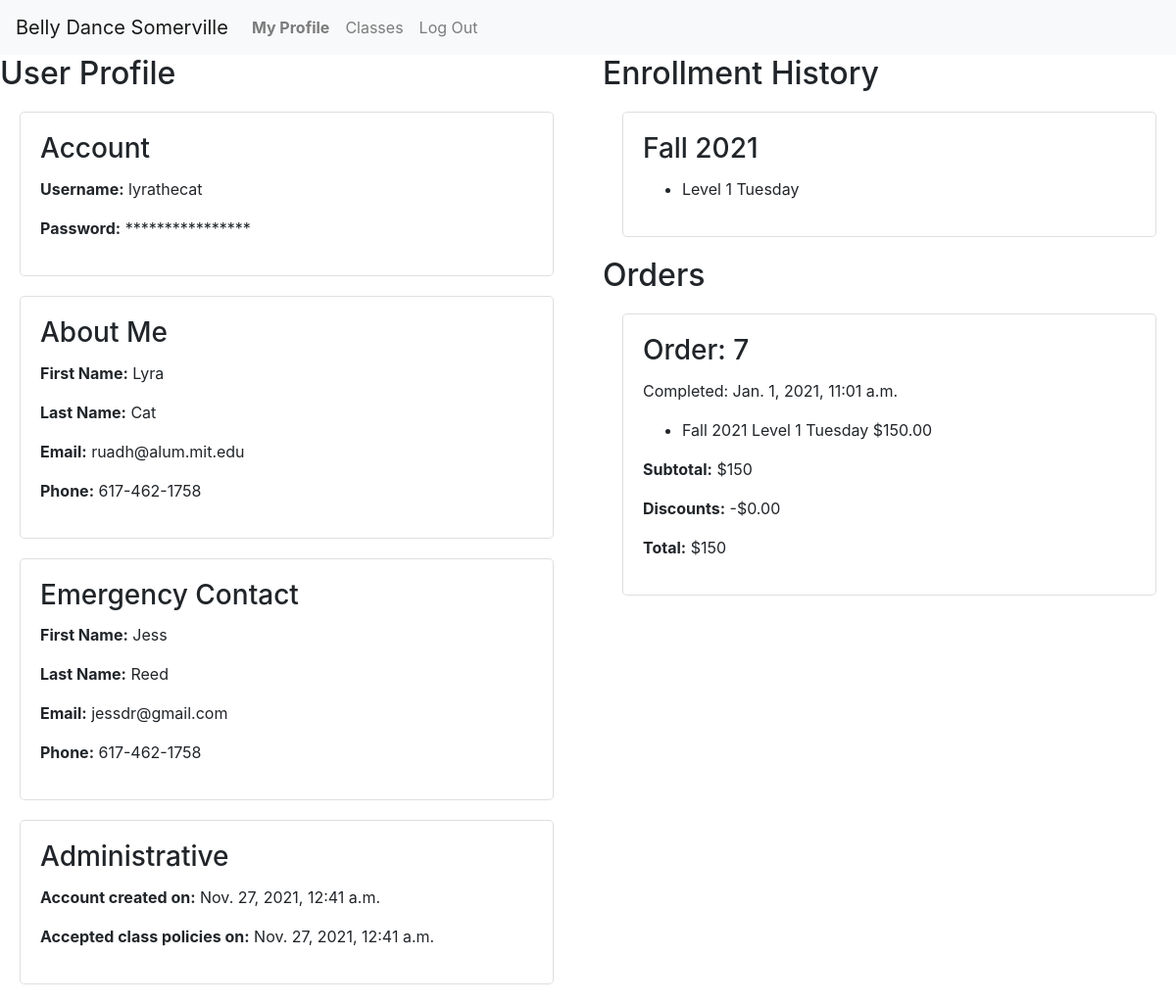
/users/31 (signed in), run on the app's committed database.
### enrollment/models.py (models this page shows, shortened)
class User(AbstractUser):
    timezones = tuple(zip(pytz.all_timezones, pytz.all_timezones))
    timezone = models.CharField(max_length=32, choices=timezones,
                                default=settings.DEFAULT_TIMEZONE)
    first_name = models.CharField(max_length=128, null=True, blank=True)
    last_name = models.CharField(max_length=128, null=True, blank=True)
    email = models.EmailField(max_length=254, null=False, blank=False)
    phone = models.CharField(max_length=32, null=True, blank=True)
    emergency_first = models.CharField(max_length=128, null=True, blank=True)
    emergency_last = models.CharField(max_length=128, null=True, blank=True)
    emergency_email = models.EmailField(max_length=254, null=True, blank=True)
    emergency_phone = models.CharField(max_length=32, null=True, blank=True)
    accept_terms = models.DateTimeField(null=True, blank=True)

class Semester(models.Model):
    name = models.CharField(max_length=128, null=False, blank=False)
    start_date = models.DateField(null=False, blank=False)
    end_date = models.DateField(null=False, blank=False)
    registration_open = models.DateTimeField(null=False, blank=False)
    registration_close = models.DateTimeField(null=False, blank=False)
    recital_date = models.DateTimeField(null=True, blank=True)
    hide = models.BooleanField(default=True, null=True, blank=False)

class LineItem(models.Model):
    order = models.ForeignKey(Order, on_delete=PROTECT,
                              null=False, blank=False, related_name='line_items')
    offering = models.ForeignKey(
        Offering, on_delete=PROTECT, null=False, blank=False, related_name='line_items')
    planned_absences = models.CharField(max_length=1024, null=True, blank=True)
    price = models.DecimalField(
        max_digits=6, decimal_places=2, null=False, blank=False)

class Offering(models.Model):
    course = models.ForeignKey(
        Course, on_delete=PROTECT, null=False, blank=False, related_name='offerings')
    semester = models.ForeignKey(
        Semester, on_delete=PROTECT, null=False, blank=False, related_name='offerings')
    location = models.ForeignKey(
        Location, on_delete=PROTECT, null=False, blank=False, related_name='offerings')
    stored_title = models.CharField(max_length=64, null=True, blank=True)
    stored_subtitle = models.CharField(max_length=256, null=True, blank=True)
    price = models.DecimalField(
        max_digits=7, decimal_places=2, null=False, blank=False)
    weekday = models.IntegerField(
        choices=settings.WEEKDAYS, null=False, blank=False)
    start_time = models.TimeField(null=False, blank=False)
    end_time = models.TimeField(null=False, blank=False)
    start_date = models.DateField(null=False, blank=False)
    end_date = models.DateField(null=False, blank=False)
    backup_date = models.DateField(null=False, blank=False)
    capacity = models.IntegerField(null=False, blank=False)
    schedule_notes = models.CharField(max_length=2048, null=True, blank=True)
    notes = models.CharField(max_length=2048, null=True, blank=True)
    @property
    def weekday_name(self):
        return settings.WEEKDAYS[self.weekday][1]

class Order(models.Model):
    student = models.ForeignKey(
        User, on_delete=PROTECT, null=False, blank=False, related_name='orders')
    discount = models.DecimalField(
        max_digits=8, decimal_places=2, null=True, blank=True)
    completed = models.DateTimeField(null=True, blank=True)
    @property
    def subtotal(self):
        try:
            amount = self.line_items.aggregate(Sum('price'))['price__sum']
        except Exception:
            return 0
        return 0 if amount == None else amount
    @property
    def total(self):
        return self.subtotal - self.discount if self.discount != None else self.subtotal

### enrollment/views.py (the view)
# urls.py: path('users/<int:id>', views.view_profile, name='view_profile'),
@login_required
def view_profile(request, id):
    if request.user.id == id or request.user.is_staff:
        try:
            profile = User.objects.get(id=id)
        except User.DoesNotExist:
            return render(request, 'enrollment/profile.html', {
                'orders': None,
                'message': f'User {id} not found.'
            })
        semesters = Semester.objects.filter(
            offerings__line_items__order__student=id).order_by('-start_date')
        for semester in semesters:
            semester.enrollments = LineItem.objects.filter(order__student=id).filter(
                offering__semester=semester).exclude(order__completed=None)
        orders = completed_orders(request, id).order_by('-completed')
        for order in orders:
            order.items = order.line_items.all()
        return render(request, 'enrollment/profile.html', {
            'orders': orders,
            'semesters': semesters,
            'profile': profile
        })
    else:
        return render(request, 'enrollment/profile.html', {
            'orders': None,
            'message': 'You may not view other users\' profiles'
        })

### enrollment/context_processors.py (called while the page is built)
def global_settings(request):
    return {
    'DEFAULT_TIMEZONE': settings.DEFAULT_TIMEZONE,
    'SCHOOL_NAME': settings.SCHOOL_NAME,
    'SCHOOL_POLICIES': settings.SCHOOL_POLICIES,
    'NO_OFFERINGS': settings.NO_OFFERINGS,
    }

### enrollment/views.py (called while the page is built)
def completed_orders(request, user):
    try:
        orders = Order.objects.filter(student=user).exclude(completed=None)
    except Order.DoesNotExist:
        return None
    return orders

### enrollment/templates/enrollment/profile.html (shortened to what this page needs)
{% extends "enrollment/layout.html" %}
{% block body %}
<div class="row">
    {% if profile %}
    <div class="col-md">
        <h2>User Profile</h2>
        <div class="card">
            <div class="card-body">
                <h3 class="card-title">Account</h3>
                <p><span class="label">Username:</span> {{profile.username}}</p>
                <p><span class="label">Password:</span> ****************</p>
            </div>
        </div>
        <div class="card">
            <div class="card-body">
                <h3 class="card-title">About Me</h3>
                <p><span class="label">First Name:</span> {{profile.first_name}}</p>
                <p><span class="label">Last Name:</span> {{profile.last_name}}</p>
                <p><span class="label">Email:</span> {{profile.email}}</p>
                <p><span class="label">Phone:</span> {{profile.phone}}</p>
            </div>
        </div>
        <div class="card">
            <div class="card-body">
                <h3 class="card-title">Emergency Contact</h3>
                <p><span class="label">First Name:</span> {{profile.emergency_first}}</p>
                <p><span class="label">Last Name:</span> {{profile.emergency_last}}</p>
                <p><span class="label">Email:</span> {{profile.emergency_email}}</p>
                <p><span class="label">Phone:</span> {{profile.emergency_phone}}</p>
            </div>
        </div>
        <div class="card">
            <div class="card-body">
                <h3 class="card-title">Administrative</h3>
                <p><span class="label">Account created on:</span> {{profile.date_joined}}</p>
                <p><span class="label">Accepted class policies on:</span> {{profile.accept_terms}}</p>
            </div>
        </div>
    </div>
    {% endif %}
    <div class="col-md">
        {% if semesters %}
            <h2>Enrollment History</h2>
            {% for semester in semesters %}
                <div class="card">
                    <div class="card-body">
                        <h3 class="card-title">{{semester.name}}</h3>
                        <ul>
                            {% for enrollment in semester.enrollments %}
                                <li>{{enrollment.offering.stored_title}} {{enrollment.offering.weekday_name}}</li>
                            {% endfor %}
                        </ul>
                    </div>
                </div>
            {% endfor %}
        {% endif %}
        {% if orders %}
        <h2>Orders</h2>
        {% for order in orders %}
            <div class="card">
                <div class="card-body">
                    <h3 class="card-title">Order: {{order.id}}</h3>
                    <p>Completed: {{order.completed}}</p>
                    {% for item in order.items %}
                        <ul>
                            <li>{{item.offering.semester.name}} {{item.offering.stored_title}} {{item.offering.weekday_name}} ${{item.price}}
                            </li>
                        </ul>
                    {% endfor %}
                    <p><span class="label">Subtotal:</span> ${{order.subtotal}}</p>
                    <p><span class="label">Discounts:</span> -${{order.discount|default_if_none:"0.00"}}</p>
                    <p><span class="label">Total:</span> ${{order.total}}</p>
                </div>
            </div>
        {% endfor %}
        {% endif %}
    </div>
</div>
{% endblock %}

### enrollment/static/enrollment/styles.css (style rules this page uses)
.label { font-weight: bold; }
.card { margin: 20px; border-radius: 5px; }

### data on the page
User: username "lyrathecat", first_name "Lyra", last_name "Cat", email "ruadh@alum.mit.edu", phone "617-462-1758", emergency_first "Jess", emergency_last "Reed", emergency_email "jessdr@gmail.com", emergency_phone "617-462-1758", date_joined "Nov. 27, 2021, 12:41 a.m.", accept_terms "Nov. 27, 2021, 12:41 a.m."
Semester: name "Fall 2021"
LineItem: offering.stored_title "Level 1", offering.weekday_name "Tuesday", offering.semester.name "Fall 2021", price "150.00"
Order: id "7", completed "Jan. 1, 2021, 11:01 a.m.", subtotal "150", discount "0.00", total "150"

### other printed values
{{ SCHOOL_NAME }} "Belly Dance Somerville"
